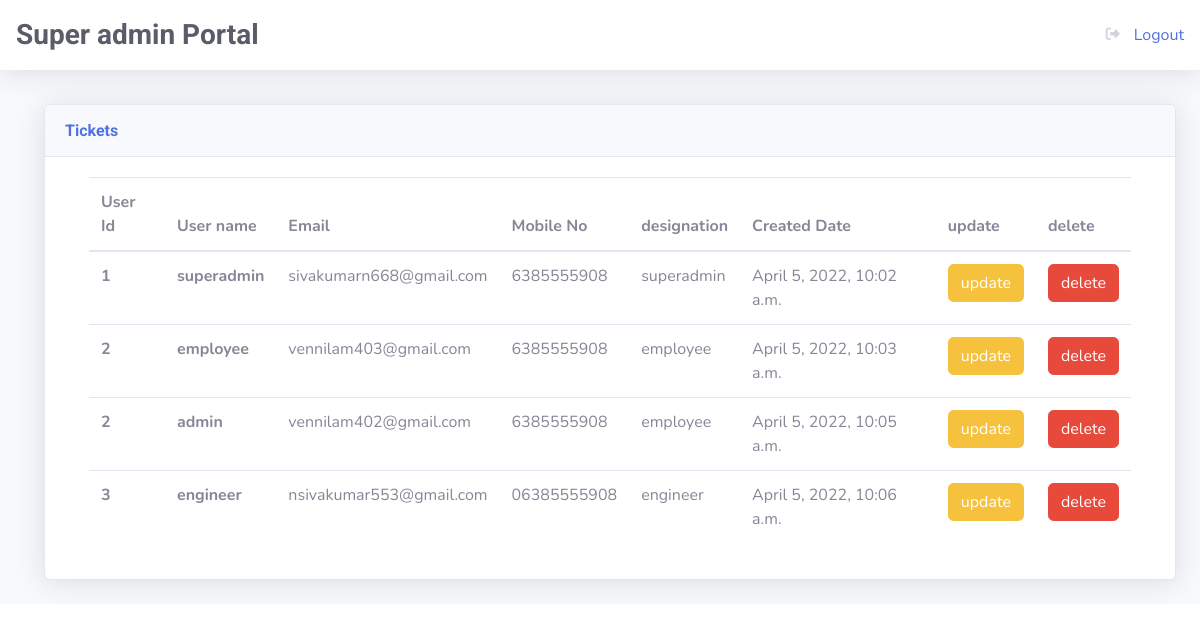
/superadminview/ (signed in), run on the app's committed database.
### tickets/models.py (models this page shows)
class User(AbstractUser):
    userId = models.CharField(max_length=300)
    email = models.EmailField(max_length=5000, unique=True)
    mobNo = models.CharField(max_length=13)
    address = models.TextField(max_length=2000)
    designation = models.CharField(max_length=200)
    date_joined = models.DateTimeField(auto_now_add=True)
    last_login = models.DateTimeField(null=True)
    is_superadmin=models.BooleanField('is superadmin', default=False)
    is_admin=models.BooleanField('is admin', default=False)
    is_engineer=models.BooleanField('is engineer', default=False)
    is_employee=models.BooleanField('is employee', default=False)

### tickets/views.py (the view)
# urls.py: path('superadminview/', views.superadminview, name='superadminview'),
@login_required(login_url='login')
def superadminview(request):
    if request.user.is_authenticated:
        if request.user.is_authenticated:
            user=User.objects.all()
            p=Paginator(User.objects.all(), 10)
            page=request.GET.get('page')
            users=p.get_page(page)
        return render(request, 'superadminview.html',{"user": user, "users":users})
    else:
        return render(request, 'login.html', {})

### templates/superadminview.html
{% extends 'superadminbasic.html' %}
{% block content %}
<div class="col-12 d-flex justify-content-center">
<div class="card shadow mb-4">
  <div class="card-header py-3">
      <h6 class="m-0 font-weight-bold text-primary">Tickets</h6>
  </div>
  <div class="card-body">
<div class="container">
    <table class="table table-hover">
        <thead>
          <tr>
            <th scope="col">User Id</th>
            <th scope="col">User name</th>
            <th scope="col">Email</th>
            <th scope="col">Mobile No</th>
            <th scope="col">designation</th>
            <th scope="col">Created Date</th>
            <th scope="col">update</th>
            <th scope="col">delete</th>
          </tr>
        </thead>
        <tbody>
            {% for statuse in users %}
          <tr>
            <th scope="row"> {{ statuse.userId }} </th>
            <th> {{ statuse.username }} </th>
            <td> {{ statuse.email }} </td>
            <td> {{ statuse.mobNo }} </td>
            <td> {{ statuse.designation }} </td>
            <td> {{ statuse.date_joined }} </td>
            <td> <a  href="{% url 'assign_user' statuse.userId %}" type="button" class="btn btn-warning">update</a> </td>
            <td> <a  href="{% url 'delete_user' statuse.userId %}" type="button" class="btn btn-danger">delete</a> </td>
          </tr>
          {% endfor %}
        </tbody>
      </table>
</div>
</div>
</div>
</div>
   {% endblock %}

### templates/superadminbasic.html (shortened to what this page needs)
<!DOCTYPE html>
{% load static %}
<html lang="en">
<head>
    <link rel="stylesheet" href="{% static 'fonts/icomoon/style.css' %}">
    <link rel="stylesheet" href="{% static 'css/owl.carousel.min.css' %}">
    <link rel="stylesheet" href="{% static 'css/bootstrap.min.css' %}">
    <link rel="stylesheet" href="{% static 'css/style.css' %}">
    <link href="vendor/fontawesome-free/css/all.min.css" rel="stylesheet" type="text/css">
    <link href="css/sb-admin-2.min.css" rel="stylesheet">
</head>
<body id="page-top">
    <div id="wrapper">
        <div id="content-wrapper" class="d-flex flex-column">
            <div id="content">
                <nav class="navbar navbar-expand navbar-light bg-white topbar mb-4 static-top shadow">
                  <h1 class="h3 mb-0 text-gray-800" style="color:#38d39f;"><b>Super admin Portal</b></h1>
                    <ul class="navbar-nav ml-auto">
                        <li class="nav-item dropdown no-arrow">
                            <a class=""  href="#" id="userDropdown" role="button"
                                data-toggle="dropdown" aria-haspopup="true" aria-expanded="false">
                            </a>
                            <a class="" href="{% url 'logout' %}" data-toggle="modal" data-target="#logoutModal">
                                <i class="fas fa-sign-out-alt fa-sm fa-fw mr-2 text-gray-400"></i>
                                Logout
                            </a>
                        </li>
                    </ul>
                </nav>
                <div class="container-fluid">
                    <div class="row" style="padding-left:20px; padding-top:10px;">
                                    {% block content %}
                                    {% endblock content %}
                        </div>
                    </div>
                </body>
</html>

### static/css/style.css (style rules this page uses)
body { font-family: "Roboto", sans-serif; background-color: #f8fafb; }
h1, h2, h3, h4, h5, h6, .h1, .h2, .h3, .h4, .h5, .h6 { font-family: "Roboto", sans-serif; }
a { -webkit-transition: .3s all ease; -o-transition: .3s all ease; transition: .3s all ease; }

### data on the page
User: userId "1", username "superadmin", email "sivakumarn668@gmail.com", mobNo "6385555908", designation "superadmin", date_joined "April 5, 2022, 10:02 a.m."
User: userId "2", username "employee", email "vennilam403@gmail.com", mobNo "6385555908", designation "employee", date_joined "April 5, 2022, 10:03 a.m."
User: userId "2", username "admin", email "vennilam402@gmail.com", mobNo "6385555908", designation "employee", date_joined "April 5, 2022, 10:05 a.m."
User: userId "3", username "engineer", email "nsivakumar553@gmail.com", mobNo "06385555908", designation "engineer", date_joined "April 5, 2022, 10:06 a.m."
